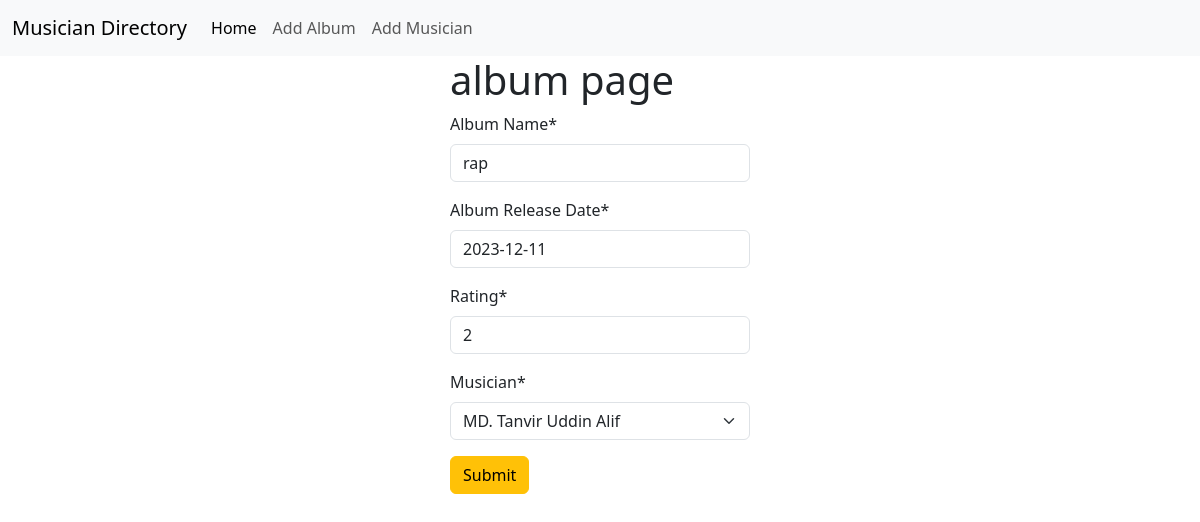
The page /album/edit/1 on the database its author committed.
### album/models.py (models this page shows, shortened)
class Album(models.Model):
    Album_Name = models.CharField(max_length=100)
    Album_Release_Date = models.DateField()
    Rating = models.IntegerField()
    Musician = models.ForeignKey(Musician, on_delete=models.CASCADE)

### album/views.py (the view)
# urls.py: path('edit/<int:id>',views.edit_album,name="edit_post"),
def edit_album(request,id):
    album = Album.objects.get(pk=id)
    album_form = addalbum(instance=album)
    if request.method == 'POST':
        album_form = addalbum(request.POST, instance=album)
        if album_form.is_valid():
            album_form.save()
            return redirect('home_page')
    return render(request,'album.html',{'form':album_form})

### album/forms.py
class addalbum(forms.ModelForm):
    class Meta:
        model = Album
        fields = '__all__'

### musician/models.py (called while the page is built)
    def __str__(self):
        return f"{self.First_Name} {self.Last_Name}"

### album/templates/album.html (shortened to what this page needs)
{% extends 'base.html' %}
{%  load crispy_forms_tags %}
{% block content %}
<form style="width: 25%; margin: auto;" method="post">
    <h1>album page</h1>
    {{form | crispy}}
    <button class="btn btn-warning">Submit</button>
</form>
{% endblock %}

### rows shown on the page
Album: Album_Name "rap", Album_Release_Date "2023-12-11", Rating "2", Musician "MD. Tanvir Uddin Alif"
